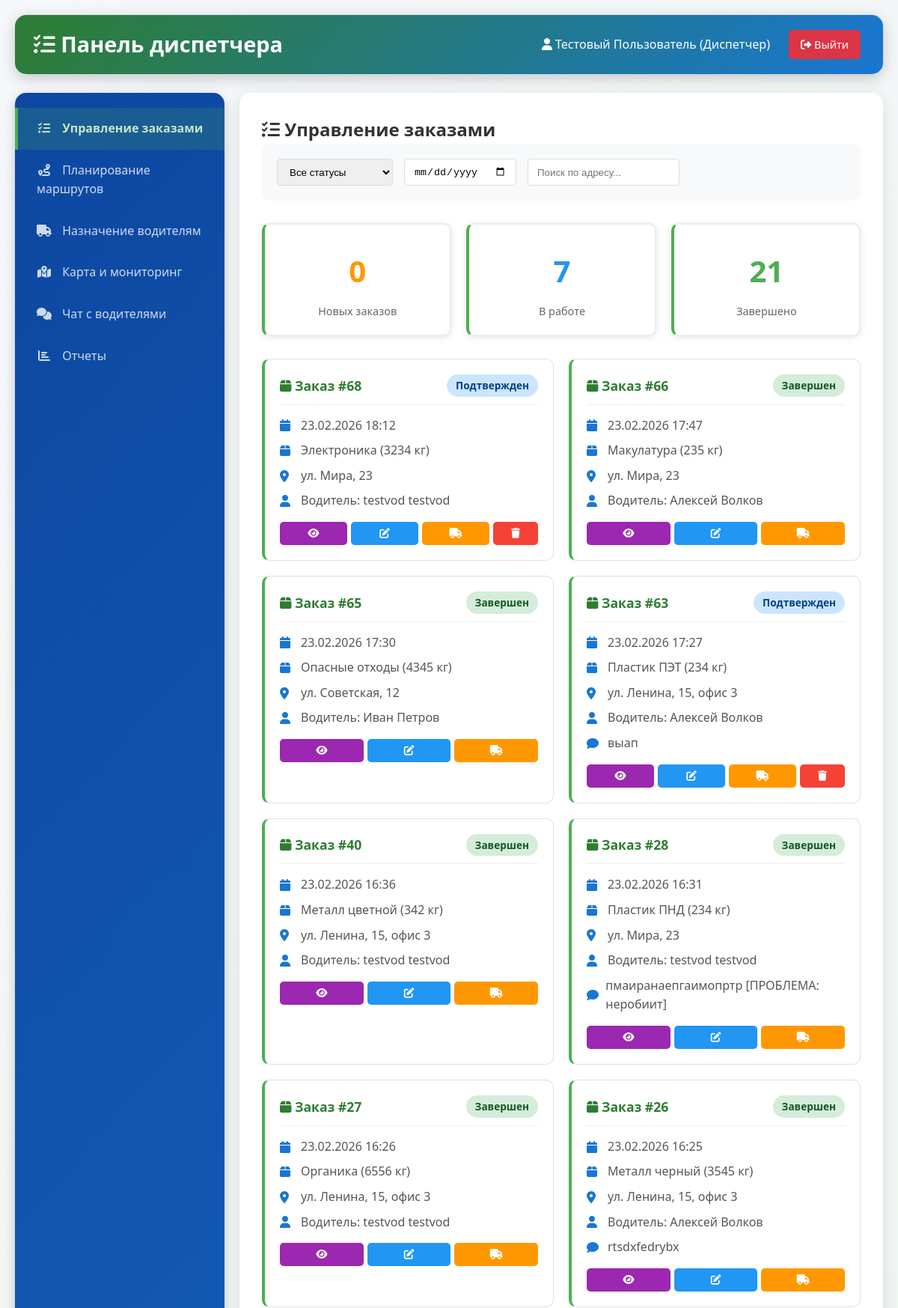
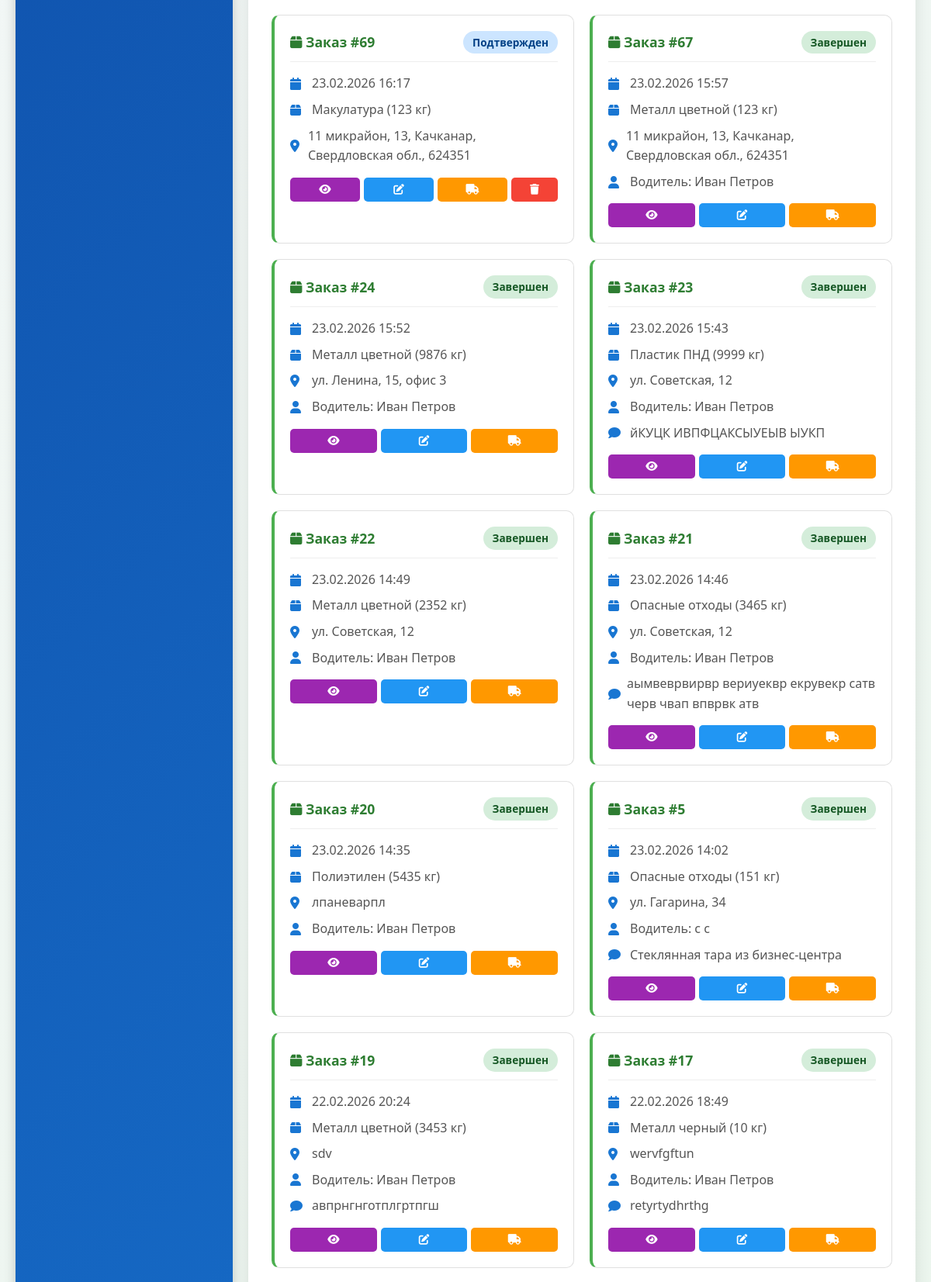
/dispatcher.php (signed in, upper part), run on the app's committed database (2 pictures, top to bottom).
### tables this page shows
CREATE TABLE `users` (
  `id_user` int(11) NOT NULL,
  `Login` varchar(255) DEFAULT NULL,
  `Password` varchar(255) NOT NULL,
  `First_Name` varchar(255) DEFAULT NULL,
  `Last_Name` varchar(255) DEFAULT NULL,
  `role` int(11) NOT NULL,
  `driver_status` enum('free','busy','offline') DEFAULT 'free'
);

CREATE TABLE `orders` (
  `id_order` int(11) NOT NULL,
  `id_client` int(11) DEFAULT NULL,
  `route_id` int(11) DEFAULT NULL,
  `status` int(11) DEFAULT NULL,
  `data_Time` datetime DEFAULT NULL,
  `volume` varchar(255) DEFAULT NULL,
  `addres` varchar(255) DEFAULT NULL,
  `comments` text DEFAULT NULL,
  `id_materials` int(11) DEFAULT NULL
);

CREATE TABLE `materials` (
  `id_material` int(11) NOT NULL,
  `Name_Mat` varchar(255) DEFAULT NULL,
  `comments` text DEFAULT NULL,
  `rate` varchar(255) DEFAULT NULL
);

### dispatcher.php (the view, shortened to what this page needs)
<?php
include_once 'api/config.php';
$user_id = $_SESSION['user_id'];
$user_query = $conn->query("SELECT * FROM users WHERE id_user = $user_id");
$user = $user_query->fetch_assoc();
$current_tab = isset($_GET['tab']) ? $_GET['tab'] : 'orders';
$conn->query("CREATE TABLE IF NOT EXISTS chat_messages (
    id INT AUTO_INCREMENT PRIMARY KEY,
    user_id INT NOT NULL,
    message TEXT NOT NULL,
    recipient_id INT NULL,
    is_read TINYINT DEFAULT 0,
    created_at TIMESTAMP DEFAULT CURRENT_TIMESTAMP
)");
?>
<!DOCTYPE html>
<html lang="ru">
<head>
    <link rel="stylesheet" href="style.css">
    <link rel="stylesheet" href="https://cdnjs.cloudflare.com/ajax/libs/font-awesome/6.0.0/css/all.min.css">
</head>
<body>
    <div class="container">
        <header class="dashboard-header">
            <h1><i class="fas fa-tasks"></i> Панель диспетчера</h1>
            <div class="user-info">
                <span>
                    <i class="fas fa-user"></i>
                    <?php echo $user['First_Name'] . ' ' . $user['Last_Name']; ?>
                    (Диспетчер)
                </span>
                <a href="/124/api/logout.php" class="btn btn-danger">
                    <i class="fas fa-sign-out-alt"></i> Выйти
                </a>
            </div>
        </header>
        <div class="dispatcher-container">
            <nav class="dispatcher-sidebar">
                <div class="dispatcher-nav">
                    <ul>
                        <li><a href="?tab=orders" class="<?php echo $current_tab == 'orders' ? 'active' : ''; ?>">
                            <i class="fas fa-tasks"></i> Управление заказами
                        </a></li>
                        <li><a href="?tab=routes" class="<?php echo $current_tab == 'routes' ? 'active' : ''; ?>">
                            <i class="fas fa-route"></i> Планирование маршрутов
                        </a></li>
                        <li><a href="?tab=drivers" class="<?php echo $current_tab == 'drivers' ? 'active' : ''; ?>">
                            <i class="fas fa-truck"></i> Назначение водителям
                        </a></li>
                        <li><a href="?tab=map" class="<?php echo $current_tab == 'map' ? 'active' : ''; ?>">
                            <i class="fas fa-map-marked-alt"></i> Карта и мониторинг
                        </a></li>
                        <li><a href="?tab=chat" class="<?php echo $current_tab == 'chat' ? 'active' : ''; ?>">
                            <i class="fas fa-comments"></i> Чат с водителями
                        </a></li>
                        <li><a href="?tab=reports" class="<?php echo $current_tab == 'reports' ? 'active' : ''; ?>">
                            <i class="fas fa-chart-bar"></i> Отчеты
                        </a></li>
                    </ul>
                </div>
            </nav>
            <main class="dispatcher-content">
                <div id="tab-orders" class="tab-content <?php echo $current_tab == 'orders' ? 'active' : ''; ?>">
                    <h2><i class="fas fa-tasks"></i> Управление заказами</h2>
                    <div class="filters">
                        <select id="status-filter" onchange="filterOrders()">
                            <option value="all">Все статусы</option>
                        </select>
                        <input type="date" id="date-filter" onchange="filterOrders()">
                        <input type="text" id="search-filter" placeholder="Поиск по адресу..." onkeyup="filterOrders()">
                    </div>
                    <div class="stats-grid">
                        <?php
                        $new_orders = $conn->query("SELECT COUNT(*) as total FROM orders WHERE status = 1")->fetch_assoc()['total'];
                        $active_orders = $conn->query("SELECT COUNT(*) as total FROM orders WHERE status IN (2,3,4)")->fetch_assoc()['total'];
                        $completed_orders = $conn->query("SELECT COUNT(*) as total FROM orders WHERE status = 5")->fetch_assoc()['total'];
                        ?>
                        <div class="stat-card">
                            <div class="stat-value" style="color: #FF9800;"><?php echo $new_orders; ?></div>
                            <div class="stat-label">Новых заказов</div>
                        </div>
                        <div class="stat-card">
                            <div class="stat-value" style="color: #2196F3;"><?php echo $active_orders; ?></div>
                            <div class="stat-label">В работе</div>
                        </div>
                        <div class="stat-card">
                            <div class="stat-value" style="color: #4CAF50;"><?php echo $completed_orders; ?></div>
                            <div class="stat-label">Завершено</div>
                        </div>
                    </div>
                    <div class="orders-grid" id="orders-container">
                        <?php
                        $orders = $conn->query("SELECT o.*, m.Name_Mat as material_name
                                                FROM orders o
                                                LEFT JOIN materials m ON o.id_materials = m.id_material
                                                ORDER BY o.data_Time DESC");
                        while($order = $orders->fetch_assoc()):
                            $status_text = [
                                1 => 'Новый',
                                2 => 'Подтвержден',
                                3 => 'В пути',
                                4 => 'На месте',
                                5 => 'Завершен'
                            ][$order['status']];
                            $status_class = [
                                1 => 'status-1',
                                2 => 'status-2',
                                3 => 'status-3',
                                4 => 'status-4',
                                5 => 'status-5'
                            ][$order['status']];
                            $assigned_driver = $conn->query("SELECT u.First_Name, u.Last_Name
                                                            FROM complete_orders co
                                                            JOIN transport t ON co.id_transport = t.id_transport
                                                            JOIN users u ON t.id_user = u.id_user
                                                            WHERE co.id_order = {$order['id_order']}")->fetch_assoc();
                        ?>
                        <div class="order-card" data-order-id="<?php echo $order['id_order']; ?>" data-status="<?php echo $order['status']; ?>">
                            <div class="order-header">
                                <h3><i class="fas fa-box"></i> Заказ #<?php echo $order['id_order']; ?></h3>
                                <span class="order-status <?php echo $status_class; ?>"><?php echo $status_text; ?></span>
                            </div>
                            <div class="order-info">
                                <p><i class="fas fa-calendar"></i> <?php echo date('d.m.Y H:i', strtotime($order['data_Time'])); ?></p>
                                <p><i class="fas fa-box"></i> <?php echo $order['material_name']; ?> (<?php echo $order['volume']; ?> кг)</p>
                                <p><i class="fas fa-map-marker-alt"></i> <?php echo $order['addres']; ?></p>
                                <?php if ($assigned_driver): ?>
                                    <p><i class="fas fa-user"></i> Водитель: <?php echo $assigned_driver['First_Name'] . ' ' . $assigned_driver['Last_Name']; ?></p>
                                <?php endif; ?>
                                <?php if ($order['comments']): ?>
                                    <p><i class="fas fa-comment"></i> <?php echo $order['comments']; ?></p>
                                <?php endif; ?>
                            </div>
                            <div class="order-actions">
                                <button class="btn-view" onclick="viewOrder(<?php echo $order['id_order']; ?>)">
                                    <i class="fas fa-eye"></i>
                                </button>
                                <button class="btn-edit" onclick="editOrder(<?php echo $order['id_order']; ?>)">
                                    <i class="fas fa-edit"></i>
                                </button>
                                <button class="btn-assign" onclick="showAssignDriverModal(<?php echo $order['id_order']; ?>)">
                                    <i class="fas fa-truck"></i>
                                </button>
                                <?php if ($order['status'] != 5): ?>
                                    <form method="POST" style="display: inline;" onsubmit="return confirm('Удалить заказ?')">
                                        <button type="submit" name="delete_order" class="btn-delete">
                                            <i class="fas fa-trash"></i>
                                        </button>
                                    </form>
                                <?php endif; ?>
                            </div>
                        </div>
                        <?php endwhile; ?>
                    </div>
                </div>
            </main>
        </div>
    </div>
</body>
</html>

### style.css (style rules this page uses)
* { margin: 0; padding: 0; box-sizing: border-box; }
body { font-family: 'Segoe UI', Tahoma, Geneva, Verdana, sans-serif; line-height: 1.6; color: #333; background-color: #f5f5f5; }
.container { max-width: 1200px; margin: 0 auto; padding: 20px; min-height: 100vh; display: flex; flex-direction: column; }
header { background: linear-gradient(135deg, #2c3e50, #4CAF50); color: white; padding: 2rem; border-radius: 10px; margin-bottom: 2rem; text-align: center; }
header h1 { font-size: 2.5rem; margin-bottom: 0.5rem; }
.btn { display: inline-block; background: #4CAF50; color: white; padding: 12px 24px; text-decoration: none; border-radius: 5px; border: none; cursor: pointer; font-size: 1rem; transition: background 0.3s; margin: 5px; }
.dashboard-header { display: flex; justify-content: space-between; align-items: center; padding: 1rem 2rem; }
.user-info { text-align: right; }
.stats-grid { display: grid; grid-template-columns: repeat(auto-fit, minmax(200px, 1fr)); gap: 20px; margin-top: 1rem; }
.stat-card { background: #f8f9fa; padding: 1.5rem; border-radius: 10px; text-align: center; border: 2px solid #e9ecef; }

### data on the page
users: First_Name "Тестовый", Last_Name "Пользователь"
orders: id_order "68", status "Подтвержден", data_Time "23.02.2026 18:12", id_materials.Name_Mat "Электроника", volume "3234", addres "ул. Мира, 23", users.First_Name "testvod", users.Last_Name "testvod"
orders: id_order "66", status "Завершен", data_Time "23.02.2026 17:47", id_materials.Name_Mat "Макулатура", volume "235", addres "ул. Мира, 23", users.First_Name "Алексей", users.Last_Name "Волков"
orders: id_order "65", status "Завершен", data_Time "23.02.2026 17:30", id_materials.Name_Mat "Опасные отходы", volume "4345", addres "ул. Советская, 12", users.First_Name "Иван", users.Last_Name "Петров"
orders: id_order "63", status "Подтвержден", data_Time "23.02.2026 17:27", id_materials.Name_Mat "Пластик ПЭТ", volume "234", addres "ул. Ленина, 15, офис 3", users.First_Name "Алексей", users.Last_Name "Волков", comments "выап"
orders: id_order "40", status "Завершен", data_Time "23.02.2026 16:36", id_materials.Name_Mat "Металл цветной", volume "342", addres "ул. Ленина, 15, офис 3", users.First_Name "testvod", users.Last_Name "testvod"
orders: id_order "28", status "Завершен", data_Time "23.02.2026 16:31", id_materials.Name_Mat "Пластик ПНД", volume "234", addres "ул. Мира, 23", users.First_Name "testvod", users.Last_Name "testvod", comments "пмаиранаепгаимопртр [ПРОБЛЕМА: неробиит]"
orders: id_order "27", status "Завершен", data_Time "23.02.2026 16:26", id_materials.Name_Mat "Органика", volume "6556", addres "ул. Ленина, 15, офис 3", users.First_Name "testvod", users.Last_Name "testvod"
orders: id_order "26", status "Завершен", data_Time "23.02.2026 16:25", id_materials.Name_Mat "Металл черный", volume "3545", addres "ул. Ленина, 15, офис 3", users.First_Name "Алексей", users.Last_Name "Волков", comments "rtsdxfedrybx"
orders: id_order "69", status "Подтвержден", data_Time "23.02.2026 16:17", id_materials.Name_Mat "Макулатура", volume "123", addres "11 микрайон, 13, Качканар, Свердловская обл., 624351"
orders: id_order "67", status "Завершен", data_Time "23.02.2026 15:57", id_materials.Name_Mat "Металл цветной", volume "123", addres "11 микрайон, 13, Качканар, Свердловская обл., 624351", users.First_Name "Иван", users.Last_Name "Петров"
orders: id_order "24", status "Завершен", data_Time "23.02.2026 15:52", id_materials.Name_Mat "Металл цветной", volume "9876", addres "ул. Ленина, 15, офис 3", users.First_Name "Иван", users.Last_Name "Петров"
orders: id_order "23", status "Завершен", data_Time "23.02.2026 15:43", id_materials.Name_Mat "Пластик ПНД", volume "9999", addres "ул. Советская, 12", users.First_Name "Иван", users.Last_Name "Петров", comments "йКУЦК ИВПФЦАКСЫУЕЫВ ЫУКП"
orders: id_order "22", status "Завершен", data_Time "23.02.2026 14:49", id_materials.Name_Mat "Металл цветной", volume "2352", addres "ул. Советская, 12", users.First_Name "Иван", users.Last_Name "Петров"
orders: id_order "21", status "Завершен", data_Time "23.02.2026 14:46", id_materials.Name_Mat "Опасные отходы", volume "3465", addres "ул. Советская, 12", users.First_Name "Иван", users.Last_Name "Петров", comments "аымвеврвирвр вериуеквр екрувекр сатв черв чвап впврвк атв"
orders: id_order "20", status "Завершен", data_Time "23.02.2026 14:35", id_materials.Name_Mat "Полиэтилен", volume "5435", addres "лпаневарпл", users.First_Name "Иван", users.Last_Name "Петров"
orders: id_order "5", status "Завершен", data_Time "23.02.2026 14:02", id_materials.Name_Mat "Опасные отходы", volume "151", addres "ул. Гагарина, 34", users.First_Name "c", users.Last_Name "c", comments "Стеклянная тара из бизнес-центра"
orders: id_order "19", status "Завершен", data_Time "22.02.2026 20:24", id_materials.Name_Mat "Металл цветной", volume "3453", addres "sdv", users.First_Name "Иван", users.Last_Name "Петров", comments "авпрнгнготплгртпгш"
orders: id_order "17", status "Завершен", data_Time "22.02.2026 18:49", id_materials.Name_Mat "Металл черный", volume "10", addres "wervfgftun", users.First_Name "Иван", users.Last_Name "Петров", comments "retyrtydhrthg"

### other printed values
$new_orders "0"
$active_orders "7"
$completed_orders "21"
